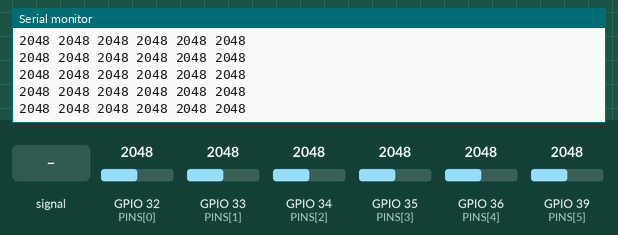
Bench run of a sketch on a simulated ESP32. Shown: the last lines printed to the serial monitor. Inputs (shaded band) come from the test bench; at power-on: GPIO 32 (PINS[0]) = 2048, GPIO 33 (PINS[1]) = 2048, GPIO 34 (PINS[2]) = 2048, GPIO 35 (PINS[3]) = 2048, GPIO 36 (PINS[4]) = 2048, GPIO 39 (PINS[5]) = 2048 (analog values on the 0–4095 scale).

Above: at 1.3 s.
1.4 s: GPIO 32 (PINS[0]) fed a 200 Hz sine of ±327 counts around its level
At 2.1 s:
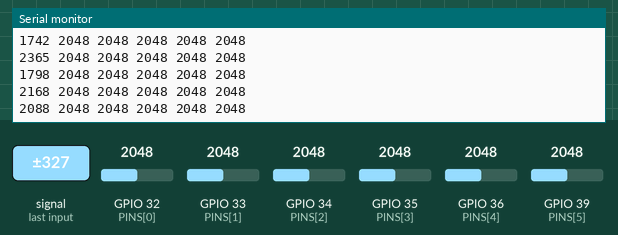
2.9 s: GPIO 32 (PINS[0]) set to 2866
At 3.4 s:
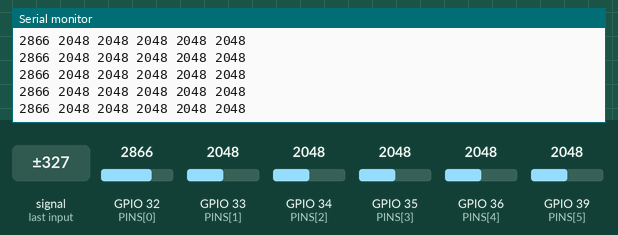
4.4 s: GPIO 33 (PINS[1]) set to 2866
At 4.9 s:
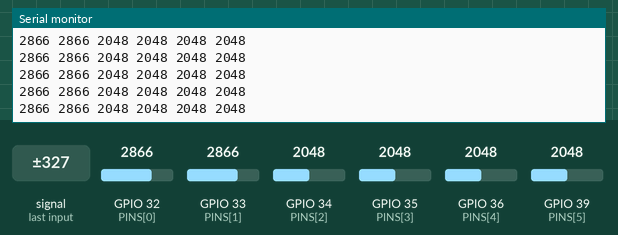
5.9 s: GPIO 34 (PINS[2]) set to 2866
At 6.8 s:
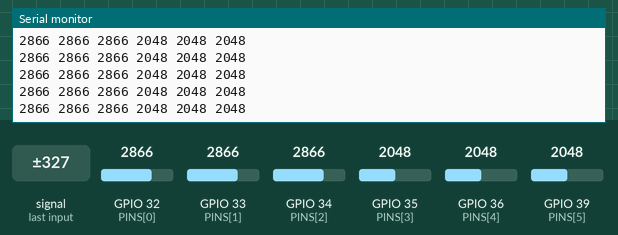
Timing chart, 0 to 7.3 s (numbered marks = the images above; inputs shaded):
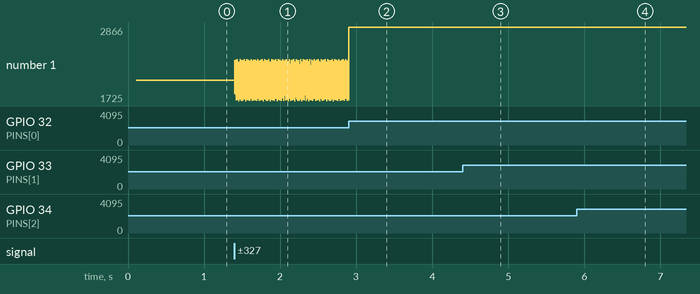

Measured:
- after the input at 1.4 s, the serial monitor: prints a new line at once (image 1)
- after the input at 5.9 s, the serial monitor: prints a new line at once (image 4)
- plotted number 1: 2048 → 2361 after the input at 1.4 s

The sketch:

struny6_hall.ino
```cpp
// ШЕСТИСТРУНКА НА ХОЛЛАХ: 6 x 49E прямо в ADC1 (без I2C и мультиплексора)
// Стример для websim/struny6_pult.html (формат тот же: 6 чисел в строке)
//
// Подключение каждого модуля-картриджа (49E надписью вверх в туннель):
//   ножка 1 (левая)   -> шина 3.3V   (клеммник WAGO)
//   ножка 2 (средняя) -> шина GND
//   ножка 3 (правая)  -> свой пин ESP32:
//     струна 1 -> GPIO32   струна 4 -> GPIO35
//     струна 2 -> GPIO33   струна 5 -> GPIO36 (VP)
//     струна 3 -> GPIO34   струна 6 -> GPIO39 (VN)
//
// Покой каждой струны ~2048 (середина питания). ~650 полных опросов/с.

const int PINS[6] = {32, 33, 34, 35, 36, 39};

void setup() {
  Serial.begin(460800);
  analogReadResolution(12);              // 0..4095
  for (int i = 0; i < 6; i++) analogSetPinAttenuation(PINS[i], ADC_11db);
  delay(100);
  Serial.println("# 6 x 49E на ADC: 32 33 34 35 36 39, покой ~2048");
  for (int i = 0; i < 6; i++) {          // стартовый замер: видно, что живо
    Serial.print("# струна ");
    Serial.print(i + 1);
    Serial.print(" (GPIO");
    Serial.print(PINS[i]);
    Serial.print("): ");
    Serial.println(analogRead(PINS[i]));
  }
}

void loop() {
  static uint32_t next_us = 0;
  uint32_t now = micros();
  if (now < next_us) return;
  next_us = now + 1500;                  // ~650 опросов/с (как SR страницы)
  char buf[48];
  int n = 0;
  for (int i = 0; i < 6; i++) {
    uint32_t s = 0;                      // усреднение 4 замеров: шум ADC вниз
    for (int k = 0; k < 4; k++) s += analogRead(PINS[i]);
    n += snprintf(buf + n, sizeof(buf) - n, i ? " %d" : "%d", (int)(s >> 2));
  }
  Serial.println(buf);
}
```
